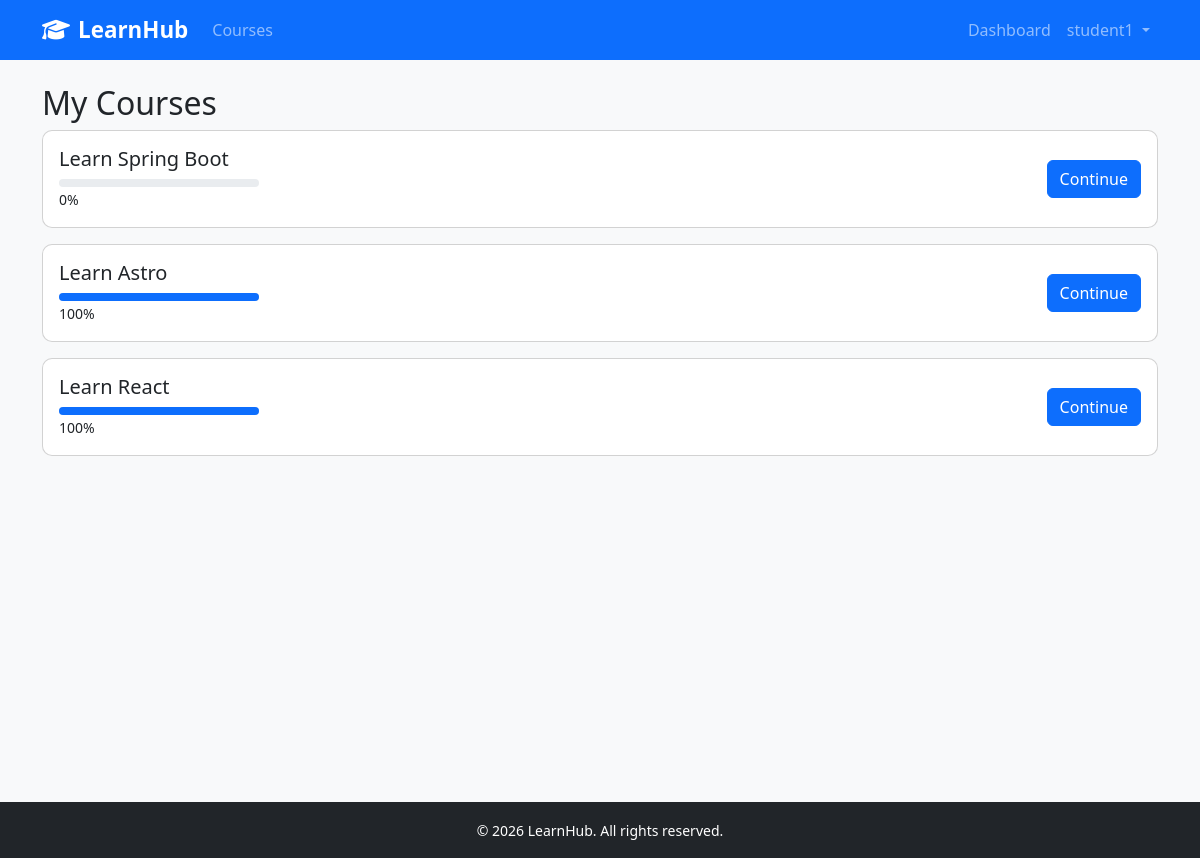
/enrollments/my-courses/ (signed in), run on the app's committed database.
### accounts/models.py (models this page shows, shortened)
class User(AbstractUser):
    ROLE_CHOICES = [
        ("student", "Student"),
        ("instructor", "Instructor"),
        ("employee", "Employee"),
    ]
    role = models.CharField(max_length=20, choices=ROLE_CHOICES, default="student")
    avatar = models.ImageField(upload_to="avatars/", blank=True, null=True)
    bio = models.TextField(blank=True)

### enrollments/models.py (models this page shows, shortened)
class Enrollment(models.Model):
    student = models.ForeignKey(
        Student, on_delete=models.CASCADE, related_name="enrollments"
    )
    course = models.ForeignKey(
        Course, on_delete=models.CASCADE, related_name="enrollments"
    )
    enrolled_at = models.DateTimeField(auto_now_add=True)
    completed = models.BooleanField(default=False)
    completed_at = models.DateTimeField(blank=True, null=True)
    class Meta:
        unique_together = ("student", "course")
        ordering = ["-enrolled_at"]
    @property
    def progress_percent(self):
        total = self.course.lessons.count()
        if total == 0:
            return 0
        done = self.lesson_progress.filter(completed=True).count()
        return int((done / total) * 100)

### courses/models.py (models this page shows, shortened)
class Course(models.Model):
    LEVEL_CHOICES = [
        ("beginner", "Beginner"),
        ("intermediate", "Intermediate"),
        ("advanced", "Advanced"),
    ]
    title = models.CharField(max_length=200)
    slug = models.SlugField(unique=True)
    description = models.TextField()
    instructor = models.ForeignKey(
        Instructor, on_delete=models.CASCADE, related_name="courses"
    )
    category = models.ForeignKey(
        Category, on_delete=models.SET_NULL, null=True, related_name="courses"
    )
    tags = models.ManyToManyField(Tag, blank=True, related_name="courses")
    price = models.DecimalField(max_digits=8, decimal_places=2, default=0.00)
    thumbnail = models.ImageField(upload_to="course_thumbnails/", blank=True, null=True)
    level = models.CharField(max_length=20, choices=LEVEL_CHOICES, default="Beginner")
    is_published = models.BooleanField(default=False)
    created_at = models.DateTimeField(auto_now_add=True)
    updated_at = models.DateTimeField(auto_now=True)
    class Meta:
        ordering = ["-created_at"]

### enrollments/views.py (the view)
# urls.py: path("my-courses/", views.my_courses, name="my_courses"),
@login_required
def my_courses(request):
    if request.user.role != "student":
        return redirect("accounts:login")
    enrollments = Enrollment.objects.filter(
        student=request.user.student_profile
    ).select_related("course", "course__instructor__user", "course__category")
    return render(request, "enrollments/my_courses.html", {"enrollments": enrollments})

### templates/enrollments/my_courses.html (shortened to what this page needs)
{% extends "base.html" %}
{% block content %}
<h2>My Courses</h2>
{% if enrollments %}
  {% for e in enrollments %}
    <div class="card mb-3">
      <div class="card-body d-flex justify-content-between">
        <div>
          <h5>{{ e.course.title }}</h5>
          <div class="progress" style="width:200px;height:8px;">
            <div class="progress-bar" style="width:{{ e.progress_percent }}%"></div>
          </div>
          <small>{{ e.progress_percent }}%</small>
        </div>
        <a href="{% url 'enrollments:course_learn' slug=e.course.slug %}" class="btn btn-primary align-self-center">Continue</a>
      </div>
    </div>
  {% endfor %}
{% else %}
  <p>No courses enrolled. <a href="{% url 'courses:course_list' %}">Browse courses</a></p>
{% endif %}
{% endblock %}

### templates/base.html (shortened to what this page needs)
<!DOCTYPE html>
<html lang="en">
<head>
  <link rel="stylesheet" href="https://cdn.jsdelivr.net/npm/bootstrap@5.3.3/dist/css/bootstrap.min.css" />
  <link rel="stylesheet" href="https://cdnjs.cloudflare.com/ajax/libs/font-awesome/6.5.0/css/all.min.css" />
  <link rel="stylesheet" href="/static/css/main.css" />
</head>
<body>
<nav class="navbar navbar-expand-lg navbar-dark bg-primary">
  <div class="container">
    {% if user.is_authenticated %}
  {% if user.role == "student" %}
    <a class="navbar-brand fw-bold" href="{% url 'accounts:student_dashboard' %}">
  {% elif user.role == "instructor" %}
    <a class="navbar-brand fw-bold" href="{% url 'accounts:instructor_dashboard' %}">
  {% elif user.role == "employee" %}
    <a class="navbar-brand fw-bold" href="{% url 'accounts:employee_dashboard' %}">
  {% endif %}
{% else %}
  <a class="navbar-brand fw-bold" href="{% url 'courses:course_list' %}">
{% endif %}
  <i class="fa fa-graduation-cap me-2"></i>LearnHub
</a>
    <div class="collapse navbar-collapse" id="nav">
      <ul class="navbar-nav me-auto">
        <li class="nav-item">
          <a class="nav-link" href="{% url 'courses:course_list' %}">Courses</a>
        </li>
      </ul>
      <ul class="navbar-nav">
        {% if user.is_authenticated %}
          <li class="nav-item">
            {% if user.role == 'student' %}
              <a class="nav-link" href="{% url 'accounts:student_dashboard' %}">Dashboard</a>
            {% elif user.role == 'instructor' %}
              <a class="nav-link" href="{% url 'accounts:instructor_dashboard' %}">Dashboard</a>
            {% elif user.role == 'employee' %}
              <a class="nav-link" href="{% url 'accounts:employee_dashboard' %}">Dashboard</a>
            {% endif %}
          </li>
          <li class="nav-item dropdown">
            <a class="nav-link dropdown-toggle" href="#" data-bs-toggle="dropdown">
              {{ user.get_full_name|default:user.username }}
            </a>
          </li>
        {% else %}
          <li class="nav-item"><a class="nav-link" href="{% url 'accounts:login' %}">Login</a></li>
          <li class="nav-item"><a class="nav-link" href="{% url 'accounts:register_student' %}">Register</a></li>
        {% endif %}
      </ul>
    </div>
  </div>
</nav>
<main class="container my-4">
  {% block content %}{% endblock %}
</main>
<footer class="bg-dark text-white text-center py-3 mt-5">
  <small>&copy; 2026 LearnHub. All rights reserved.</small>
</footer>
</body>
</html>

### static/css/main.css (style rules this page uses)
body { background-color: #f8f9fa; }
.navbar-brand { font-size: 1.4rem; }
.card { border-radius: 10px; }
.progress { border-radius: 10px; }
main.container { min-height: calc(100vh - 130px); }

### data on the page
User: get_full_name "student1"
Enrollment: course "Learn Spring Boot", progress_percent "0"
Enrollment: course "Learn Astro", progress_percent "100"
Enrollment: course "Learn React", progress_percent "100"
